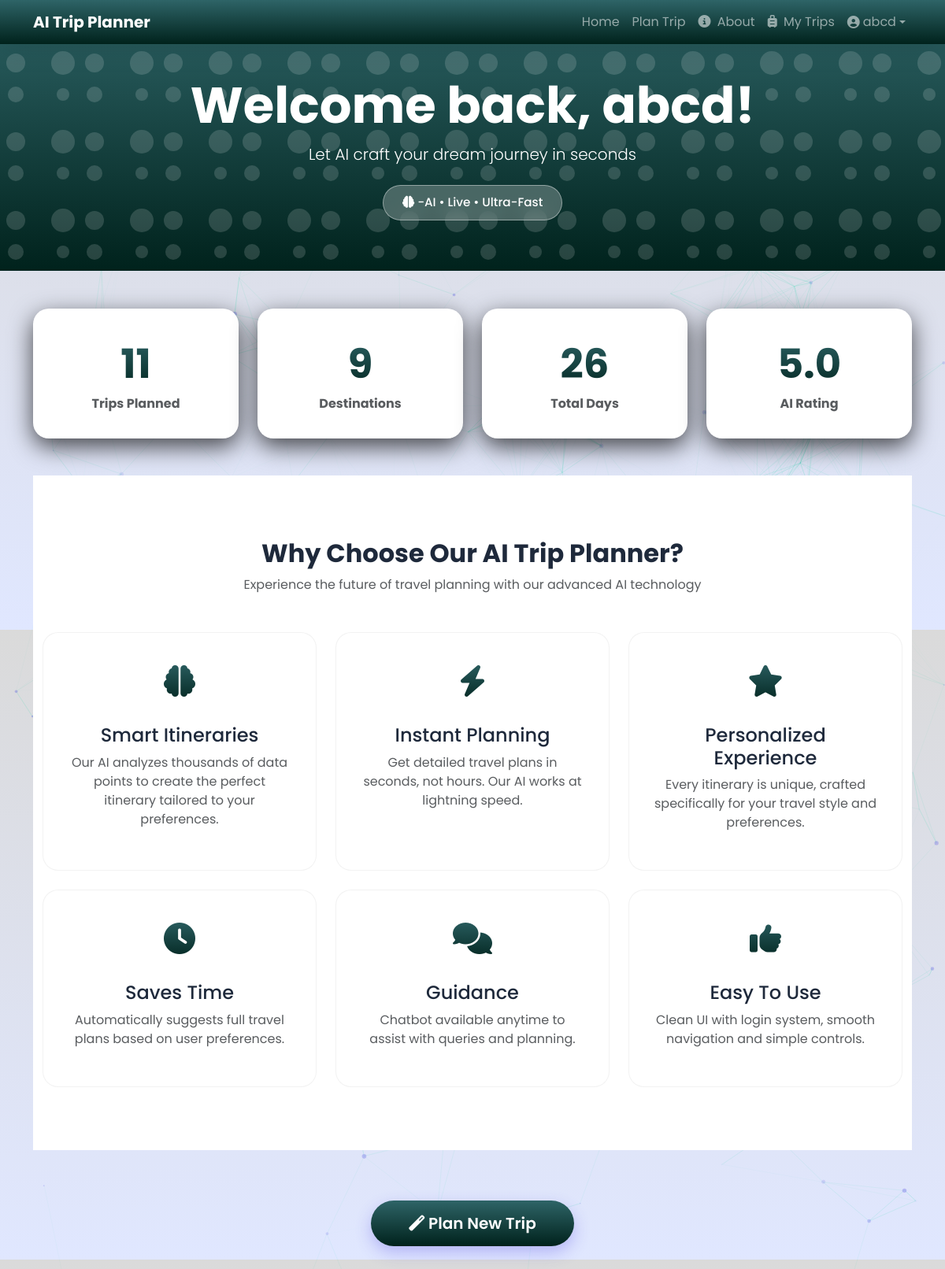
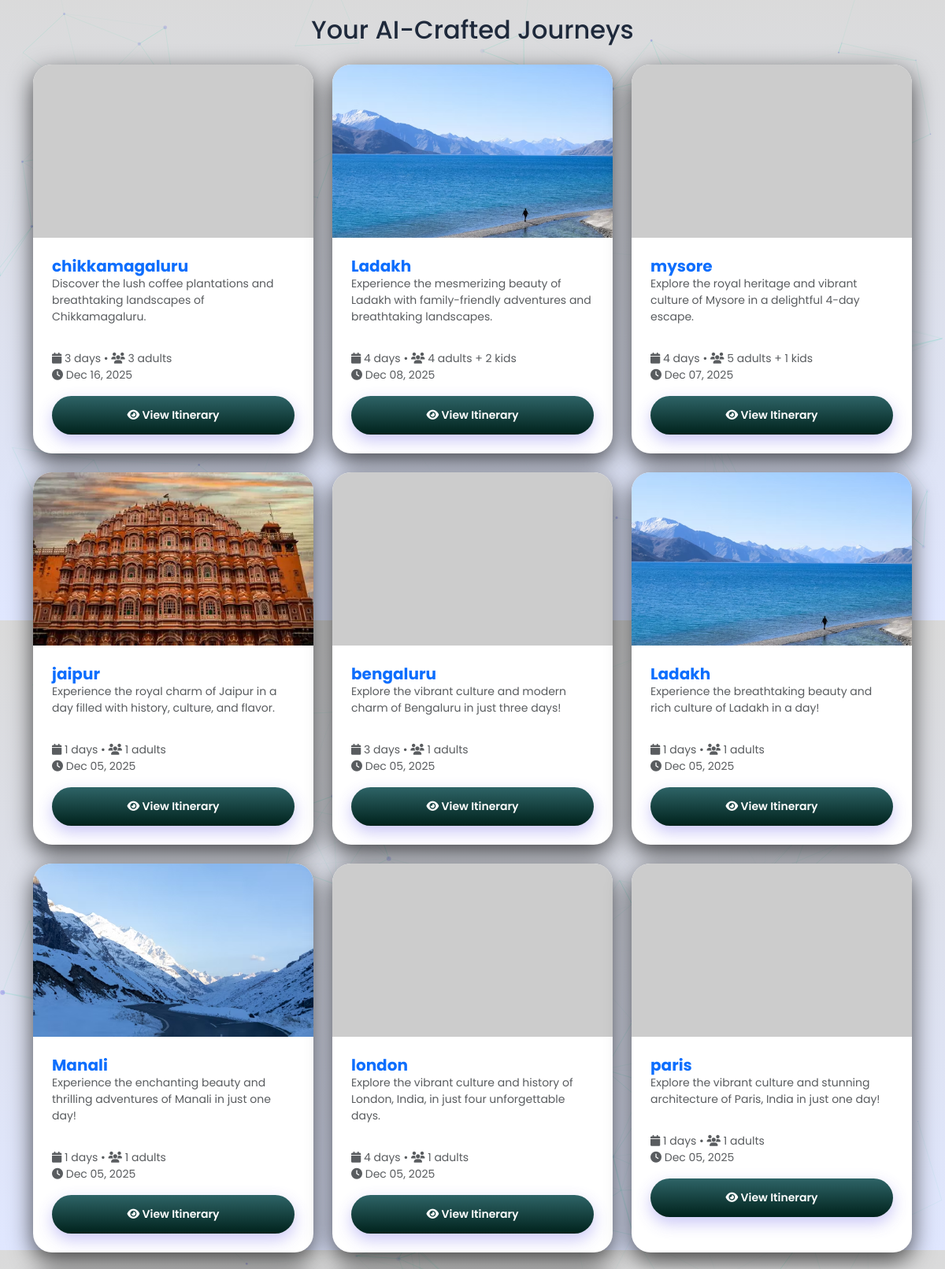
The page /dashboard (signed in, upper part) on the database its author committed (2 pictures, top to bottom).
### models.py (models this page shows)
class Trip(db.Model):
    id = db.Column(db.Integer, primary_key=True)
    user_id = db.Column(db.Integer, db.ForeignKey('user.id'), nullable=False)
    place = db.Column(db.String(100), nullable=False)
    days = db.Column(db.Integer, nullable=False)
    adults = db.Column(db.Integer, default=1)
    children = db.Column(db.Integer, default=0)
    start_date = db.Column(db.Date, nullable=True)
    date_created = db.Column(db.DateTime, default=datetime.utcnow)
    description = db.Column(db.String(500), nullable=True)
    itinerary = db.Column(db.Text, nullable=True)
    restaurants = db.Column(db.Text, nullable=True)
    image_url = db.Column(db.String(500), nullable=True)

### app.py (the view)
@app.route('/dashboard')
def dashboard():
    if 'user_id' not in session:
        return redirect(url_for('login'))
    trips = Trip.query.filter_by(user_id=session['user_id']).order_by(Trip.date_created.desc()).all()
    return render_template('dashboard.html', trips=trips)

### app.py (called while the page is built)
@app.context_processor
def utility_processor():
    def get_trip_image(place):
        return f"https://source.unsplash.com/800x600/?{quote(place)},travel,landmark"
    def get_trip_title(place):
        return f"Trip to {place}"
    def get_trip_description(place):
        return f"An amazing journey exploring the beauty of {place}."
    return dict(get_trip_image=get_trip_image,
                get_trip_title=get_trip_title,
                get_trip_description=get_trip_description)

### templates/dashboard.html (shortened to what this page needs)
<!DOCTYPE html>
<html lang="en">
<head>
    <link href="https://cdn.jsdelivr.net/npm/bootstrap@5.3.3/dist/css/bootstrap.min.css" rel="stylesheet">
    <link rel="stylesheet" href="https://cdnjs.cloudflare.com/ajax/libs/font-awesome/6.5.0/css/all.min.css">
    <link href="https://unpkg.com/aos@2.3.1/dist/aos.css" rel="stylesheet">
</head>
<body>
    <div id="particles-js"></div>
<nav class="navbar navbar-expand-lg navbar-dark fixed-top">
    <div class="container">
        <a class="navbar-brand fw-bold d-flex align-items-center" href="{{ url_for('dashboard') }}">
            AI Trip Planner
        </a>
        <div class="collapse navbar-collapse" id="nav">
            <ul class="navbar-nav ms-auto align-items-center">
                <li class="nav-item"><a class="nav-link" href="{{ url_for('dashboard') }}">Home</a></li>
                <li class="nav-item"><a class="nav-link" href="{{ url_for('plantrip') }}">Plan Trip</a></li>
                <li class="nav-item">
                    <a class="nav-link" href="#ai-features">
                        <i class="fas fa-info-circle me-1"></i> About
                    </a>
                </li>
                <li class="nav-item">
                    <a class="nav-link" href="#my-trips">
                        <i class="fas fa-suitcase-rolling me-1"></i> My Trips
                    </a>
                </li>
                <li class="nav-item dropdown">
                    <a class="nav-link dropdown-toggle d-flex align-items-center" href="#" role="button"
                        data-bs-toggle="dropdown">
                        <i class="fas fa-user-circle me-1"></i> {{ session['user_name'] or 'User' }}
                    </a>
                </li>
            </ul>
        </div>
    </div>
</nav>
    <section class="hero text-center position-relative">
        <div class="container position-relative" style="z-index: 1;">
            <h1 class="display-3 fw-bold" data-aos="fade-up">Welcome back, {{ session['user_name'] or 'Traveler' }}!
            </h1>
            <p class="lead mb-4" data-aos="fade-up" data-aos-delay="100">Let AI craft your dream journey in seconds</p>
            <div class="ai-badge d-inline-block" data-aos="zoom-in" data-aos-delay="200">
                <i class="fas fa-brain"></i> -AI • Live • Ultra-Fast
            </div>
        </div>
    </section>
    <div class="container my-5" style="position: relative; z-index: 1;">
        <div class="row mb-5 g-4">
            <div class="col-md-3" data-aos="flip-left">
                <div class="stat-card">
                    <div class="stat-number">{{ trips|length }}</div>
                    <p class="mb-0 fw-bold text-muted">Trips Planned</p>
                </div>
            </div>
            <div class="col-md-3" data-aos="flip-left" data-aos-delay="100">
                <div class="stat-card">
                    <div class="stat-number">{{ trips|map(attribute='place')|unique|list|length }}</div>
                    <p class="mb-0 fw-bold text-muted">Destinations</p>
                </div>
            </div>
            <div class="col-md-3" data-aos="flip-left" data-aos-delay="200">
                <div class="stat-card">
                    <div class="stat-number">{{ trips|sum(attribute='days')|default(0) }}</div>
                    <p class="mb-0 fw-bold text-muted">Total Days</p>
                </div>
            </div>
            <div class="col-md-3" data-aos="flip-left" data-aos-delay="300">
                <div class="stat-card">
                    <div class="stat-number">5.0</div>
                    <p class="mb-0 fw-bold text-muted">AI Rating</p>
                </div>
            </div>
        </div>
        <section class="ai-features" id="ai-features">
            <div class="container">
                <div class="text-center mb-5">
                    <h2 class="fw-bold">Why Choose Our AI Trip Planner?</h2>
                    <p class="text-muted">Experience the future of travel planning with our advanced AI technology</p>
                </div>
                <div class="row g-4">
                    <div class="col-md-4">
                        <div class="feature-card">
                            <div class="feature-icon">
                                <i class="fas fa-brain"></i>
                            </div>
                            <h4>Smart Itineraries</h4>
                            <p class="text-muted">Our AI analyzes thousands of data points to create the perfect itinerary tailored to your preferences.</p>
                        </div>
                    </div>
                    <div class="col-md-4">
                        <div class="feature-card">
                            <div class="feature-icon">
                                <i class="fas fa-bolt"></i>
                            </div>
                            <h4>Instant Planning</h4>
                            <p class="text-muted">Get detailed travel plans in seconds, not hours. Our AI works at lightning speed.</p>
                        </div>
                    </div>
                    <div class="col-md-4">
                        <div class="feature-card">
                            <div class="feature-icon">
                                <i class="fas fa-star"></i>
                            </div>
                            <h4>Personalized Experience</h4>
                            <p class="text-muted">Every itinerary is unique, crafted specifically for your travel style and preferences.</p>
                        </div>
                    </div>
                    <div class="col-md-4">
                        <div class="feature-card">
                            <div class="feature-icon">
                                <i class="fas fa-clock"></i>
                            </div>
                            <h4>Saves Time</h4>
                            <p class="text-muted">Automatically suggests full travel plans based on user preferences.</p>
                        </div>
                    </div>
                    <div class="col-md-4">
                        <div class="feature-card">
                            <div class="feature-icon">
                                <i class="fas fa-comments"></i>
                            </div>
                            <h4>Guidance</h4>
                            <p class="text-muted">Chatbot available anytime to assist with queries and planning.</p>
                        </div>
                    </div>
                    <div class="col-md-4">
                        <div class="feature-card">
                            <div class="feature-icon">
                                <i class="fas fa-thumbs-up"></i>
                            </div>
                            <h4>Easy To Use</h4>
                            <p class="text-muted">Clean UI with login system, smooth navigation and simple controls.</p>
                        </div>
                    </div>
                </div>
            </div>
        </section>
        <div class="text-center mb-5" data-aos="zoom-in" style="padding-top: 4rem;">
            <a href="{{ url_for('plantrip') }}" class="btn btn-primary btn-lg px-5">
                <i class="fas fa-magic"></i> Plan New Trip
            </a>
        </div>
        <h2 id="my-trips" class="mb-4 text-center" data-aos="fade-up">Your AI-Crafted Journeys</h2>
        {% if trips %}
        <div class="row g-4">
            {% for trip in trips %}
            <div class="col-md-6 col-lg-4" data-aos="fade-up" data-aos-delay="{{ loop.index0 * 100 }}">
                <div class="trip-card h-100">
                    <img src="{{ trip.image_url }}" class="card-img-top" alt="{{ trip.place }}"
                        onerror="this.src='https://placehold.co/800x600?text=No+Image'">
                    <div class="card-body d-flex flex-column p-4">
                        <h5 class="card-title fw-bold text-primary">{{ trip.place }}</h5>
                        <p class="card-text text-muted small flex-grow-1">{{ trip.description }}</p>
                        <div class="mt-3">
                            <small class="text-muted d-block">
                                <i class="fas fa-calendar"></i> {{ trip.days }} days •
                                <i class="fas fa-users"></i> {{ trip.adults }} adults
                                {% if trip.children > 0 %} + {{ trip.children }} kids{% endif %}
                                <br>
                                <i class="fas fa-clock"></i> {{ trip.date_created.strftime('%b %d, %Y') }}
                            </small>
                            <a href="{{ url_for('view_itinerary', trip_id=trip.id) }}"
                                class="btn btn-primary w-100 mt-3 btn-sm">
                                <i class="fas fa-eye"></i> View Itinerary
                            </a>
                        </div>
                    </div>
                </div>
            </div>
            {% endfor %}
        </div>
        {% endif %}
    </div>
</body>
</html>

### templates/dashboard.html (style rules this page uses)
:root { --primary: #2E6467; --secondary: #00221C; --accent: #E06B80; --dark: #1e293b; --light: #fff3e7; --gradient: linear-gradient(#2E6467, #00221C); --card-shadow: 0 10px 30px rgba(0, 0, 0, 0.7); --hover-shadow: 0 20px 50px rgba(79, 70, 229, 1); }
* { box-sizing: border-box; }
body { font-family: 'Poppins', sans-serif; background: linear-gradient(to bottom, #dadada, #e0e7ff); color: var(--dark); overflow-x: hidden; }
.navbar { background: var(--gradient) !important; backdrop-filter: blur(10px); box-shadow: 0 8px 32px rgba(0, 0, 0, 0.1); transition: all 0.3s; }
.hero { background: var(--gradient); color: white; padding: 6rem 0 4rem; position: relative; overflow: hidden; }
.hero::before { content: ''; position: absolute; top: 0; left: 0; right: 0; bottom: 0; animation: float 20s infinite ease-in-out; }
.trip-card { border: none; border-radius: 24px; overflow: hidden; box-shadow: var(--card-shadow); transition: all 0.4s cubic-bezier(0.175, 0.885, 0.32, 1.275); position: relative; background: white; }
.trip-card::before { content: ''; position: absolute; top: 0; left: 0; right: 0; bottom: 0; background: var(--gradient); opacity: 0; transition: opacity 0.4s; z-index: 0; }
.trip-card img { height: 220px; object-fit: cover; transition: transform 0.5s; }
.card-body { position: relative; z-index: 1; }
.stat-card { background: white; border-radius: 20px; padding: 2rem; text-align: center; box-shadow: var(--card-shadow); transition: all 0.3s; }
.stat-number { font-size: 3.2rem; font-weight: 700; background: var(--gradient); -webkit-background-clip: text; -webkit-text-fill-color: transparent; background-clip: text; }
.btn-primary { background: var(--gradient); border: none; border-radius: 50px; padding: 14px 36px; font-weight: 600; box-shadow: 0 8px 20px rgba(79, 70, 229, 0.3); transition: all 0.3s; }
.ai-badge { background: rgba(255, 255, 255, 0.25); backdrop-filter: blur(12px); border: 1px solid rgba(255, 255, 255, 0.4); border-radius: 50px; padding: 10px 24px; font-size: 0.95rem; font-weight: 500; animation: pulse 2s infinite; }
#particles-js { position: absolute; width: 100%; height: 100%; top: 0; left: 0; z-index: 0; }
.ai-features { background: white; padding: 5rem 0; margin-top: 3rem; }
.feature-card { background: white; border-radius: 20px; padding: 2rem; text-align: center; box-shadow: var(--shadow); transition: all 0.3s ease; height: 100%; border: 1px solid rgba(0, 0, 0, 0.05); }
.feature-icon { font-size: 2.5rem; background: var(--gradient); -webkit-background-clip: text; -webkit-text-fill-color: transparent; margin-bottom: 1.5rem; }

### rows shown on the page
Trip: place "chikkamagaluru", description "Discover the lush coffee plantations and breathtaking landscapes of Chikkamagaluru.", days "3", adults "3", date_created "Dec 16, 2025"
Trip: image_url (picture), place "Ladakh", description "Experience the mesmerizing beauty of Ladakh with family-friendly adventures and breathtaking landscapes.", days "4", adults "4", children "2", date_created "Dec 08, 2025"
Trip: place "mysore", description "Explore the royal heritage and vibrant culture of Mysore in a delightful 4-day escape.", days "4", adults "5", children "1", date_created "Dec 07, 2025"
Trip: image_url (picture), place "jaipur", description "Experience the royal charm of Jaipur in a day filled with history, culture, and flavor.", days "1", adults "1", date_created "Dec 05, 2025"
Trip: place "bengaluru", description "Explore the vibrant culture and modern charm of Bengaluru in just three days!", days "3", adults "1", date_created "Dec 05, 2025"
Trip: image_url (picture), place "Ladakh", description "Experience the breathtaking beauty and rich culture of Ladakh in a day!", days "1", adults "1", date_created "Dec 05, 2025"
Trip: image_url (picture), place "Manali", description "Experience the enchanting beauty and thrilling adventures of Manali in just one day!", days "1", adults "1", date_created "Dec 05, 2025"
Trip: place "london", description "Explore the vibrant culture and history of London, India, in just four unforgettable days.", days "4", adults "1", date_created "Dec 05, 2025"
Trip: place "paris", description "Explore the vibrant culture and stunning architecture of Paris, India in just one day!", days "1", adults "1", date_created "Dec 05, 2025"

### other values the page prints
{{ session['user_name'] or 'User' }} "abcd"
{{ session['user_name'] or 'Traveler' }} "abcd"
{{ trips|length }} "11"
{{ trips|map(attribute='place')|unique|list|length }} "9"
{{ trips|sum(attribute='days')|default(0) }} "26"
